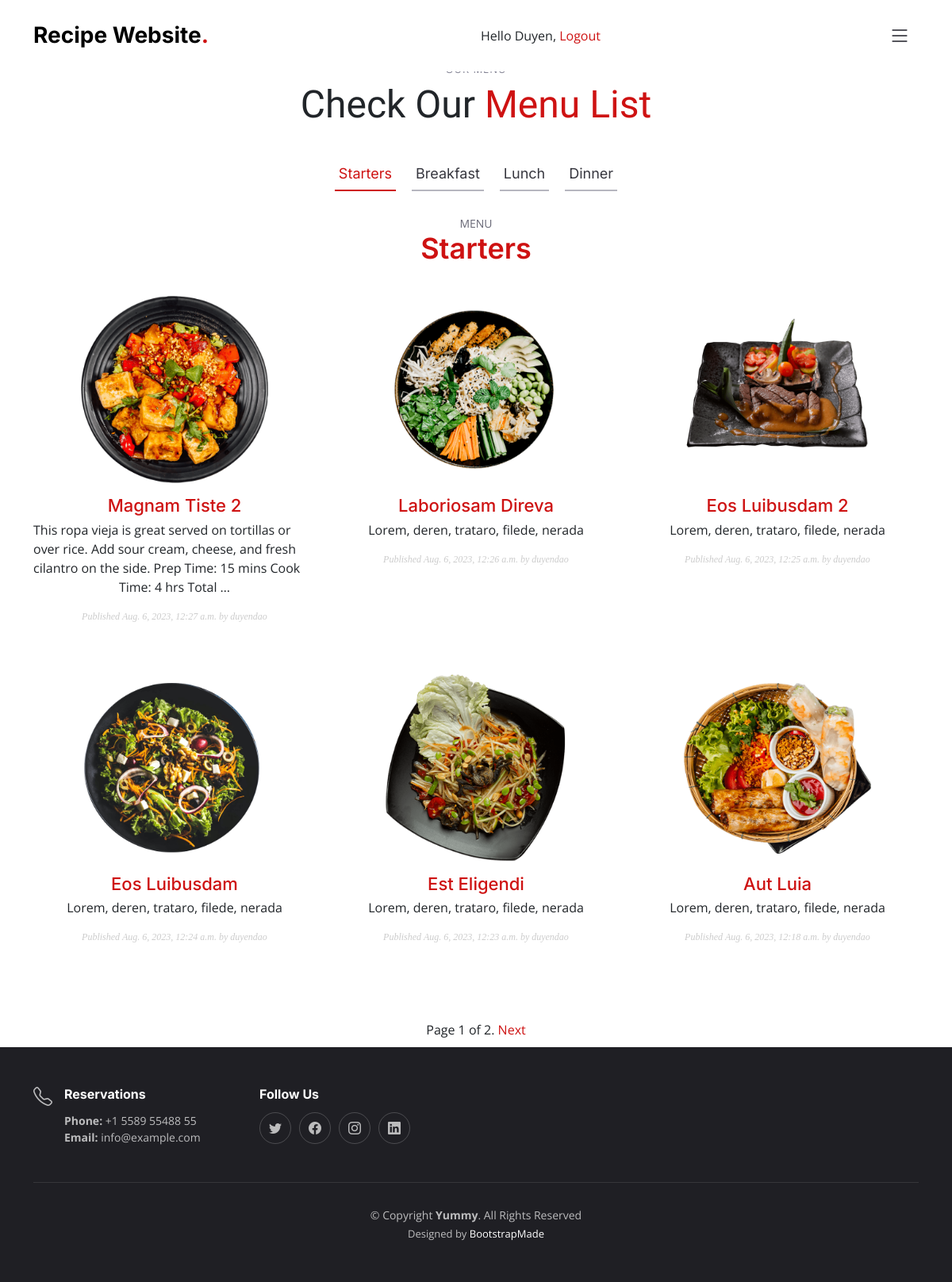
/recipe/your-post-list/ (signed in), run on an earlier commit of the app's database.
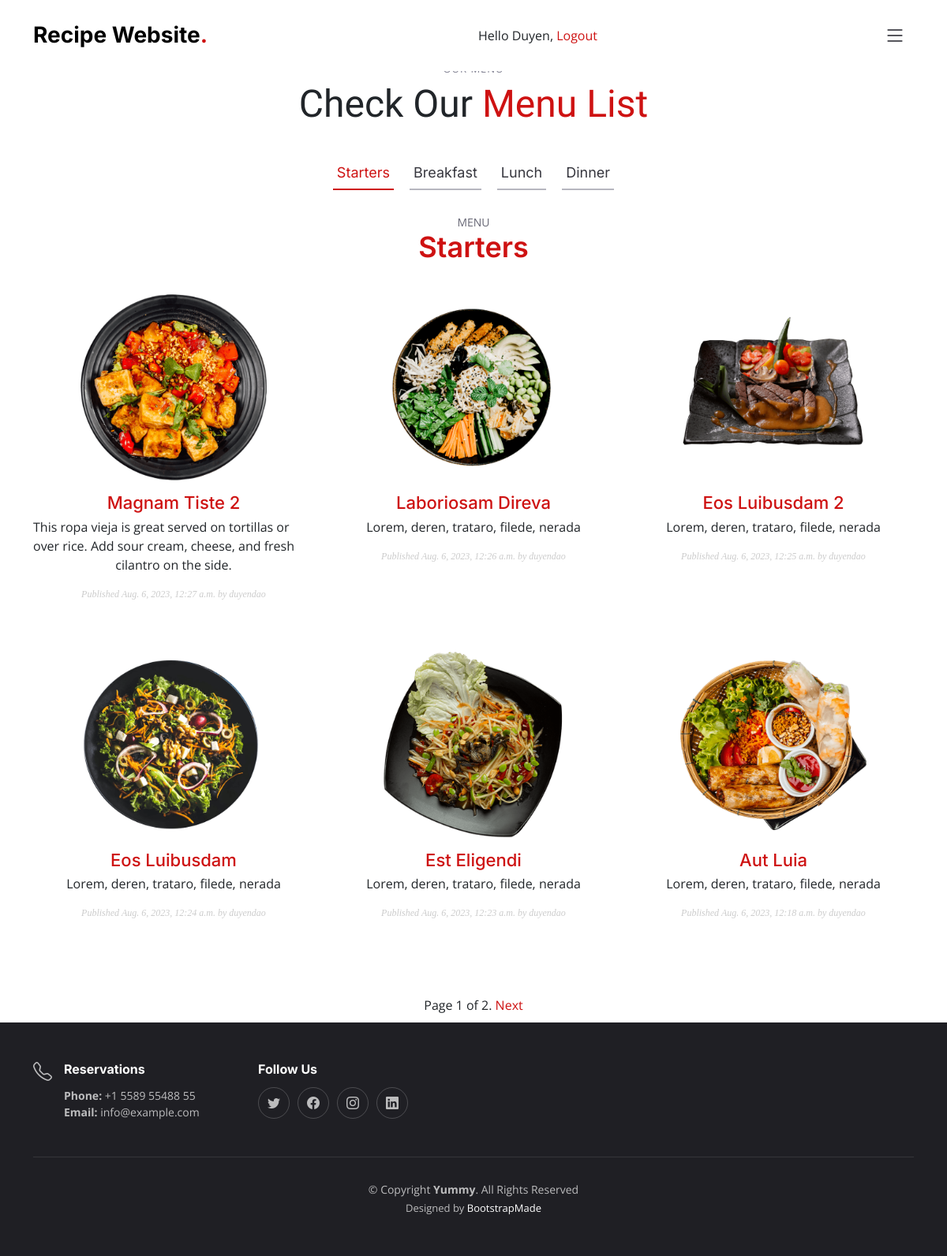
And on a later commit of the database.
### recipe/models.py (models this page shows, shortened)
class Post(models.Model):
    STATUS_CHOICES = ( ('draft', 'Draft'), ('published', 'Published'), )
    title = models.CharField(max_length=250)
    slug = models.SlugField(max_length=250, unique_for_date='publish')
    author = models.ForeignKey(User, on_delete=models.CASCADE, related_name='recipe_posts')
    body = models.TextField(blank=True)
    image = models.ImageField(upload_to='posts/image/%Y/%m/%d/', blank=True)
    video = models.FileField(upload_to='posts/video/%Y/%m/%d/', blank=True)
    url = models.URLField()
    publish = models.DateTimeField(default=timezone.now)
    created = models.DateTimeField(auto_now_add=True)
    updated = models.DateTimeField(auto_now=True)
    status = models.CharField(max_length=10, choices=STATUS_CHOICES, default='draft')
    objects = models.Manager() # The default manager.
    published = PublishedManager() # Our custom manager.
    score = models.IntegerField(default=0,
        validators=[
            MaxValueValidator(5),
            MinValueValidator(0),
        ]
    )
    servings = models.IntegerField(default=0)
    ingredients = models.TextField(blank=True)
    direction_step = models.TextField(blank=True)
    nutrition_calories = models.IntegerField(default=0)
    nutrition_carbs = models.IntegerField(default=0)
    nutrition_protein = models.IntegerField(default=0)
    nutrition_fat = models.IntegerField(default=0)
    class Meta:
        ordering = ('-publish',)
    def get_absolute_url(self):
        return reverse('recipe:post_detail', args=[self.publish.year, self.publish.month, self.publish.day, self.slug])

### recipe/views.py (the view)
# urls.py: path('your-post-list/', recipe.views.post_list, name='post_list'),
@login_required
def post_list(request):
    object_list = Post.published.all()
    paginator = Paginator(object_list, 6)
    page = request.GET.get('page')
    try:
        posts = paginator.page(page)
    except PageNotAnInteger:
        posts = paginator.page(1)
    except EmptyPage:
        posts = paginator.page(paginator.num_pages)
    return render(request, 'recipe/post/list.html', {'posts': posts,
                                                     'page': page})

### recipe/models.py (called while the page is built)
    def get_queryset(self):
        return super(PublishedManager, self).get_queryset().filter(status='published')

### recipe/templates/recipe/post/list.html (shortened to what this page needs)
{% extends "base.html" %}
{% block content %}
    <section id="menu" class="menu">
        <div class="container" data-aos="fade-up">
            <div class="section-header">
                <h2>Our Menu</h2>
                <p>Check Our <span> Menu List</span></p>
            </div>
            <ul class="nav nav-tabs d-flex justify-content-center" data-aos="fade-up" data-aos-delay="200">
                <li class="nav-item">
                    <a class="nav-link active show" data-bs-toggle="tab" data-bs-target="#menu-starters">
                        <h4>Starters</h4>
                    </a>
                </li>
                <li class="nav-item">
                    <a class="nav-link" data-bs-toggle="tab" data-bs-target="#menu-breakfast">
                        <h4>Breakfast</h4>
                    </a>
                </li>
                <li class="nav-item">
                    <a class="nav-link" data-bs-toggle="tab" data-bs-target="#menu-lunch">
                        <h4>Lunch</h4>
                    </a>
                </li>
                <li class="nav-item">
                    <a class="nav-link" data-bs-toggle="tab" data-bs-target="#menu-dinner">
                        <h4>Dinner</h4>
                    </a>
                </li>
            </ul>
            <div class="tab-content" data-aos="fade-up" data-aos-delay="300">
                <div class="tab-pane fade active show" id="menu-starters">
                    <div class="tab-header text-center">
                        <p>Menu</p>
                        <h3>Starters</h3>
                    </div>
                    <div class="row gy-5">
                        {% for post in posts %}
                            <div class="col-lg-4 menu-item">
                                <a href="{{ post.get_absolute_url }}"><img src="{{ post.image.url }}" class="menu-img img-fluid" alt=""></a>
                                <h4><a href="{{ post.get_absolute_url }}"> {{ post.title }} </a></h4>
                                <p class="ingredients">
                                    {{ post.body|truncatewords:30|linebreaks }}
                                </p>
                                <p class="date"> Published {{ post.publish }} by {{ post.author }} </p>
                            </div>
                        {% endfor %}
                    </div>
                </div>
            </div>
        </div>
    </section>
    {% include "pagination.html" with page=posts %}
{% endblock %}

What changed in the data, as far as the page shows it:
changed Post "Magnam Tiste 2": body "This ropa vieja is great served on tortillas or over rice. Add sour cream, cheese, and fresh cilantro on the side. Prep Time: 15 mins Cook Time: 4 hrs Total …" → "This ropa vieja is great served on tortillas or over rice. Add sour cream, cheese, and fresh cilantro on the side."
